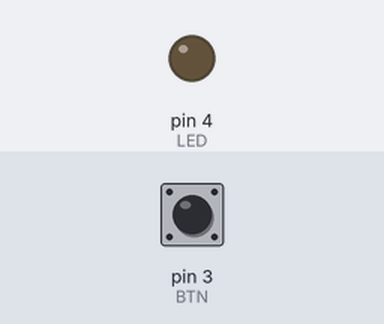
The sketch below on a simulated Arduino Uno, built with avr-gcc and run on an emulated ATmega328P. Parts: output pins drawn as LEDs (lit = HIGH). The inputs (shaded band) are chosen by the test bench; at power-on: pin 3 (BTN) LOW.

Above: at 1.2 s.
1.3 s: pin 3 (BTN) pulled HIGH for 0.15 s
At 2.5 s:
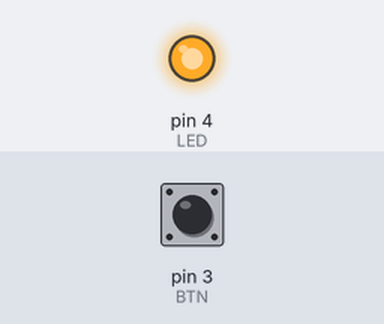
2.9 s: pin 3 (BTN) pulled HIGH for 1 s
At 5.0 s:
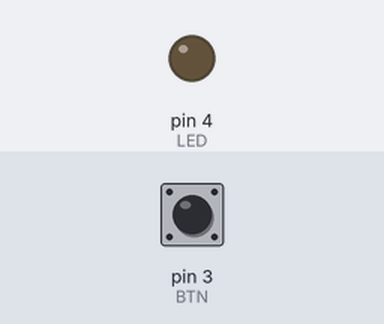
5.4 s: pin 3 (BTN) pulled HIGH for 3.2 s
At 9.8 s:
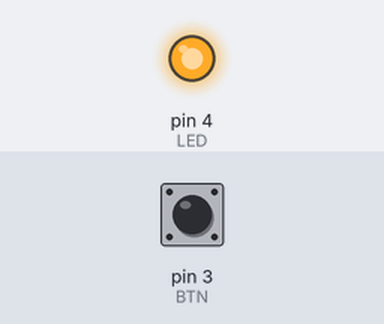
Timing chart, 0 to 11.3 s (numbered marks = the images above; inputs shaded):
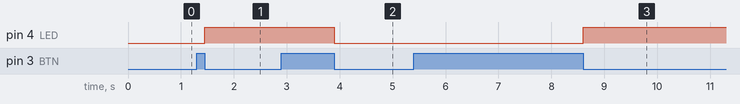

Measured:
- after the input at 1.3 s, pin 4 (LED): LOW → HIGH after 0.15 s
- after the input at 2.9 s, pin 4 (LED): HIGH → LOW after 1.0 s
- after the input at 5.4 s, pin 4 (LED): LOW → HIGH after 3.2 s

The sketch:

push_button_2.ino
```cpp
// C++ code
#define LED 4
#define BTN 3


// Status button
int btnOn = 0;
int btnOff = 0;

// Function to turn on LED
void turnLedOn() {
  if (digitalRead(LED)) {
  	digitalWrite(LED, LOW);
  } else {
  	digitalWrite(LED, HIGH);
  }

}
// Function to conttrol the status button
void btnControl() {
  if (btnOn && btnOff) {
  	btnOff = 0;
    btnOn = 0;
    turnLedOn();
  }
  if (digitalRead(BTN)) {
    btnOn = 1;
    btnOff = 0;
  } else {
  	btnOff = 1;
  }
}


void setup()
{
  pinMode(BTN, INPUT);
  pinMode(LED, OUTPUT);
}

void loop()
{
  btnControl();
}
```
